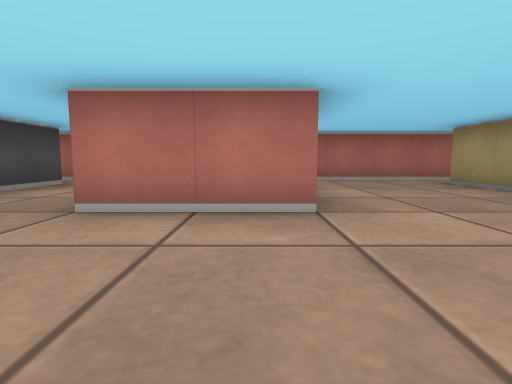
[1] (above)

20 first-person views from a walk through a cub3D maze. The camera is about half as high as the walls, tilts 6° down and sees 80° across. The floor is counted in squares. Each view is taken from the middle of a square. On the plan, view 1 faces up. The plan holds only what a view shows up to about 9 squares ahead; the rest is blank.

[2]
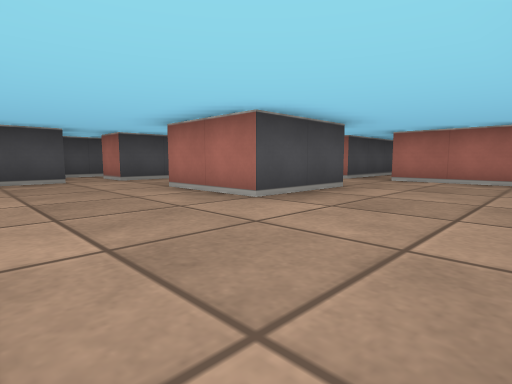

[3]
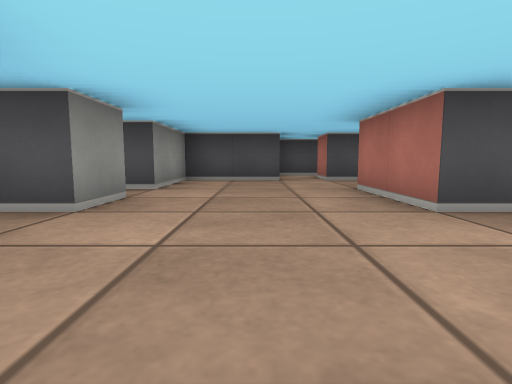

[4]
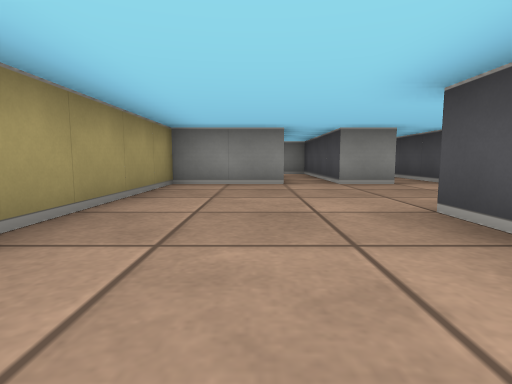

[5]
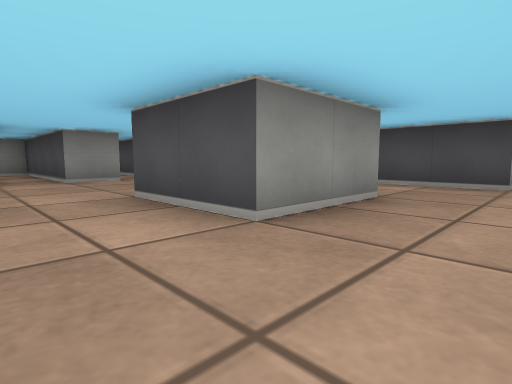

[6]
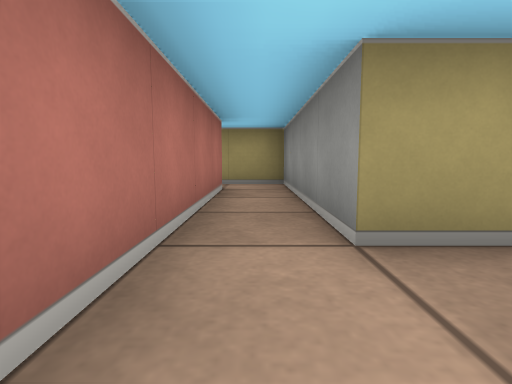

[7]
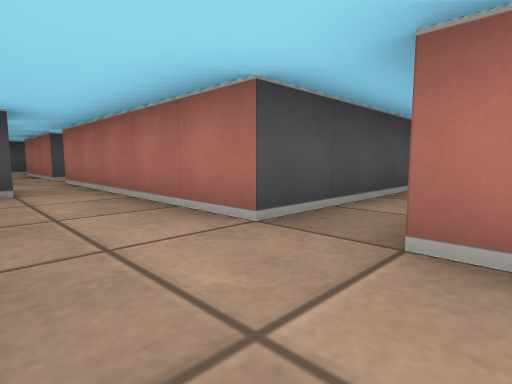

[8]
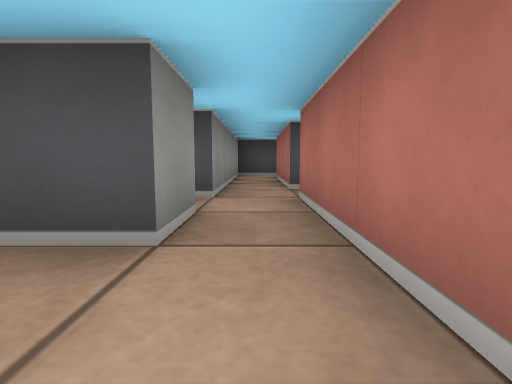

[9]
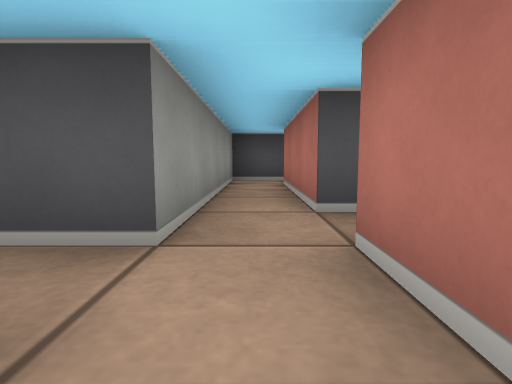

[10]
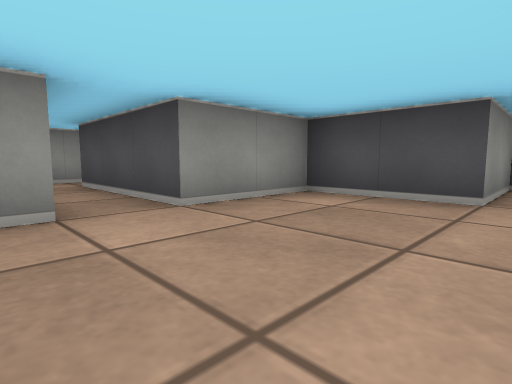

[11]
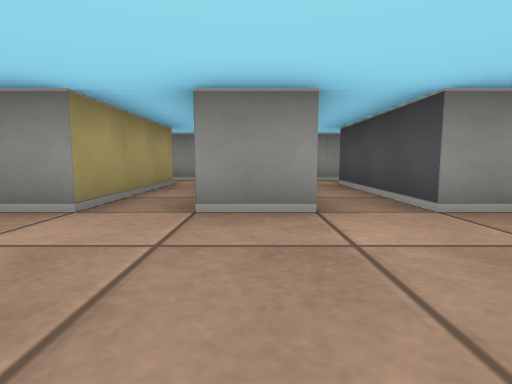

[12]
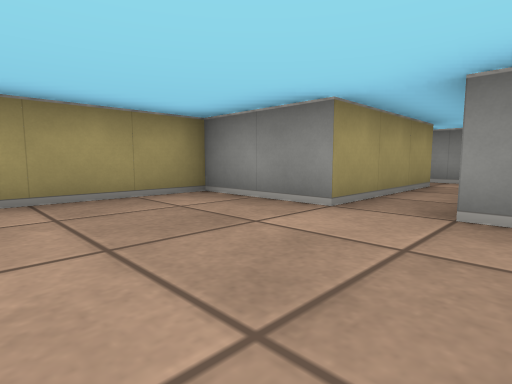

[13]
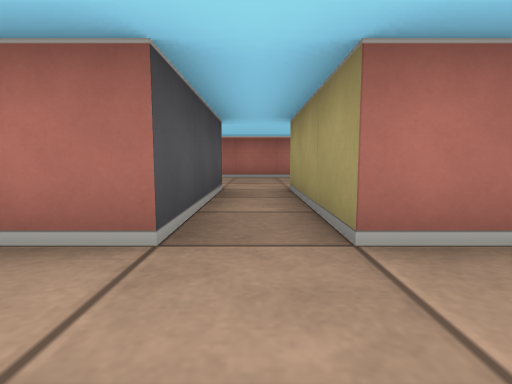

[14]
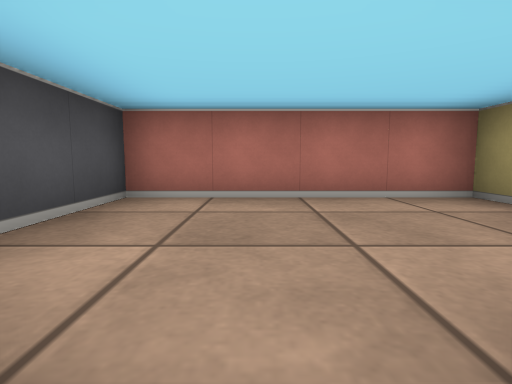

[15]
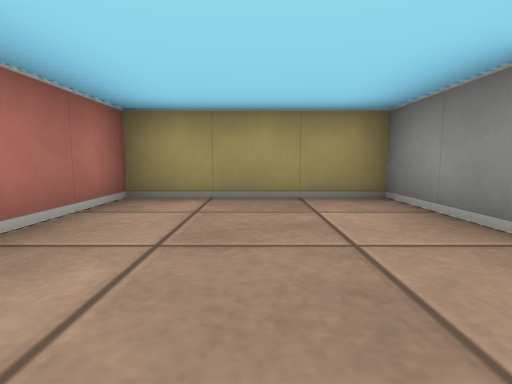

[16]
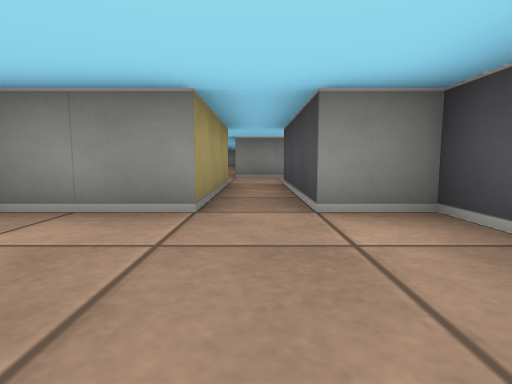

[17]
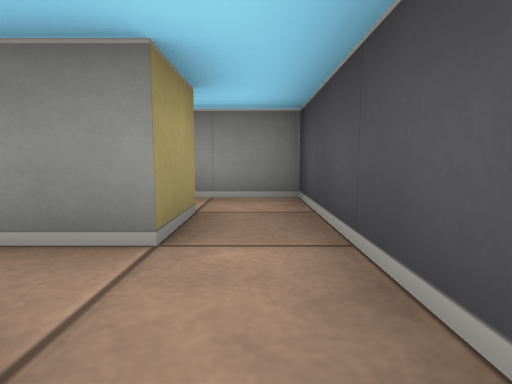

[18]
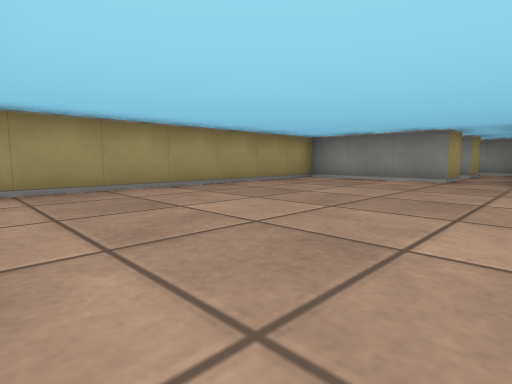

[19]
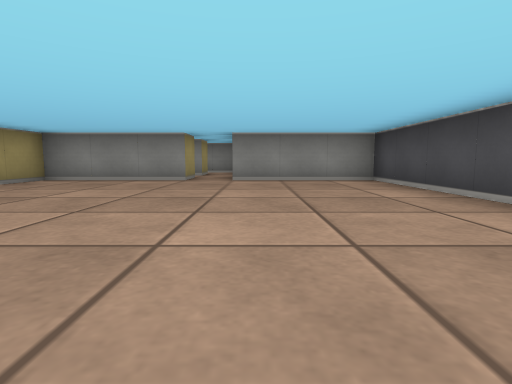

[20]
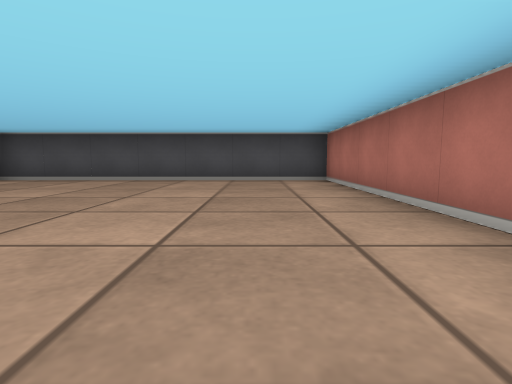

### Floor plan
Points are (right, up) in squares from view 1. A wall is a line through its corners. A room is listed if a view was taken in it or the views show most of it. See-through windows are left out.
Room 1 (views 1, 2, 3, 4, 5, 6, 7, 10, 11, 12, 13)
walls: (-0.4, 4.5) (0.5, 4.5) (0.5, 2.5) (-1.5, 2.5); (-0.6, -0.5) (0.5, -0.5) (0.5, -3.5); (-3.5, 1.5) (-3.5, -0.5) (-1.5, -0.5) (-1.5, -3.5); (1.5, -3.6) (1.5, -0.5) (3.5, -0.5) (3.5, 5.5) (6.5, 5.5); (6.5, 6.5) (0.5, 6.5)
ways out: opening at (-2.5, 3.5) to room 2; opening at (-1, 5.5) to room 2; opening at (-4, 2) to room 3; opening at (0, 7) to room 4; opening at (-1, -4); opening at (1, -3); opening at (7, 6)
Room 2 (view 8)
walls: (-1.6, 4.5) (-0.4, 4.5); (-3.5, 5.5) (-3.5, 2.5); (-0.5, 6.5) (-3.5, 6.5)
ways out: opening at (-2.5, 3.5) to room 1; opening at (-1, 5.5) to room 1; opening at (-4, 6) to room 3
Room 3 (view 9)
walls: (-4.5, 5.5) (-3.5, 5.5); (-6.5, 6.5) (-9.5, 6.5); (-3.5, 6.5) (-5.5, 6.5); (-5.5, 2.9) (-5.5, 1.5) (-3.5, 1.5); (-3.5, 2.5) (-4.5, 2.5); (-10.5, 6.5) (-10.5, 5.5) (-5.5, 5.5) (-5.5, 4.6)
ways out: opening at (-4, 2) to room 1; opening at (-4, 6) to room 2; opening at (-10, 7); opening at (-6, 7)
Room 4 (views 14, 15, 16)
walls: (0.5, 6.5) (0.5, 9.5) (2.5, 9.5) (2.5, 12.5) (-1.5, 12.5) (-1.5, 9.5) (-0.5, 9.5) (-0.5, 6.5)
ways out: opening at (0, 7) to room 1
Room 5 (views 17, 18, 19, 20)
walls: (-8.8, 16.5) (-13.5, 16.5) (-13.5, 9.5) (-10.5, 9.5); (-9.5, 8.5) (-9.5, 9.5) (-6.5, 9.5) (-6.5, 15.6)
ways out: opening at (-10, 9)

Where each view was taken, in squares from view 1:
view 1: 0 up, 0 right, facing up
view 2: 0 up, 3 right, facing up-left
view 3: 1 up, 3 right, facing left
view 4: 5 up, 2 right, facing down
view 5: 6 up, 2 right, facing down-left
view 6: 6 up, 2 right, facing right
view 7: 5 up, 1 right, facing up-left
view 8: 6 up, 2 left, facing left
view 9: 6 up, 4 left, facing left
view 10: 2 up, 0 right, facing down-left
view 11: 2 up, 0 right, facing down
view 12: 2 up, 0 right, facing down-right
view 13: 5 up, 0 right, facing up
view 14: 9 up, 0 right, facing up
view 15: 11 up, 1 left, facing right
view 16: 12 up, 0 right, facing down
view 17: 9 up, 10 left, facing down
view 18: 16 up, 11 left, facing down-right
view 19: 16 up, 11 left, facing down
view 20: 15 up, 7 left, facing left
